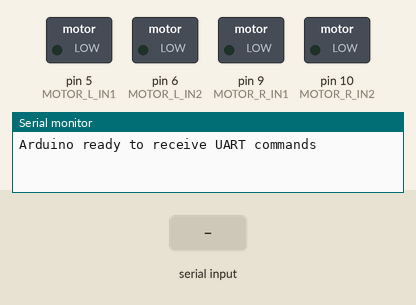
This sketch was run on a simulated Arduino Uno, built with avr-gcc and run on an emulated ATmega328P. On the bench: switched loads named in the sketch (green lamp = pin HIGH), the last lines printed to the serial monitor. The inputs (shaded band) are chosen by the test bench.

Above: at 1.2 s.
1.3 s: "f" received over Serial
At 2.5 s:
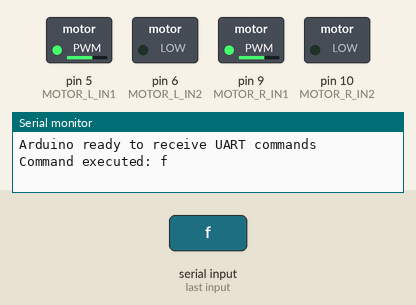
2.8 s: "b" received over Serial
At 3.7 s:
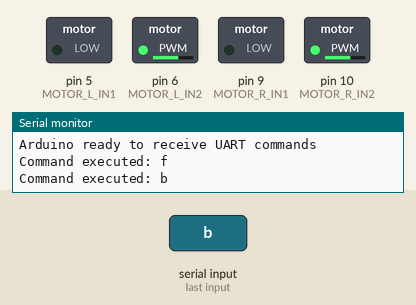
4.3 s: "l" received over Serial
At 4.8 s:
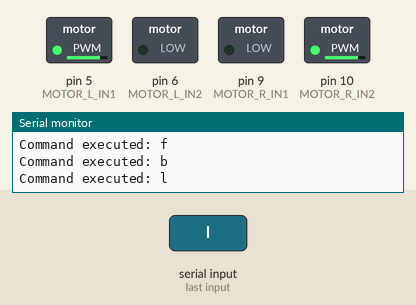
5.8 s: "r" received over Serial
At 7.0 s:
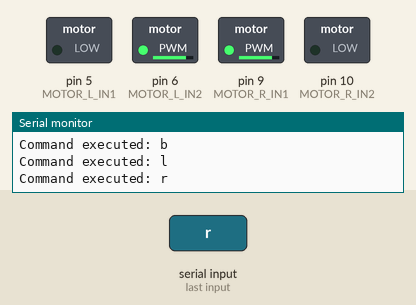
7.3 s: "t" received over Serial
At 8.3 s:
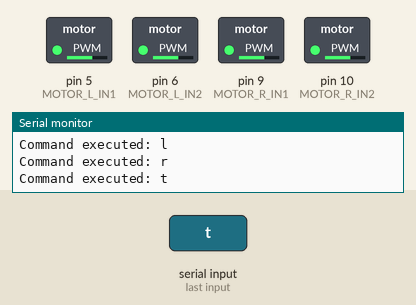
Timing chart, 0 to 9.8 s (numbered marks = the images above; inputs shaded):
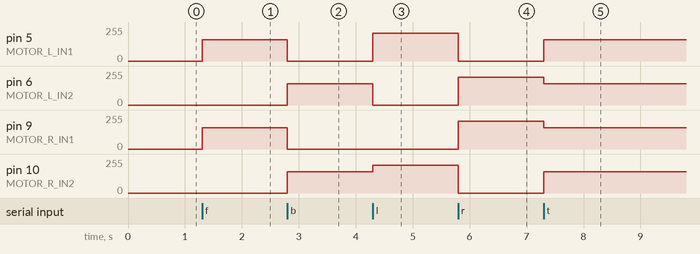

Measured:
- after the input at 1.3 s, pin 5 (MOTOR_L_IN1), pin 9 (MOTOR_R_IN1): 0/255 → 160/255 at once
- after the input at 2.8 s, pin 5 (MOTOR_L_IN1), pin 9 (MOTOR_R_IN1): 160/255 → 0/255 at once; pin 6 (MOTOR_L_IN2), pin 10 (MOTOR_R_IN2): 0/255 → 160/255 at once
- after the input at 4.3 s, pin 5 (MOTOR_L_IN1): 0/255 → 210/255 at once; pin 6 (MOTOR_L_IN2): 160/255 → 0/255 at once; pin 10 (MOTOR_R_IN2): 160/255 → 210/255 at once
- after the input at 5.8 s, pin 5 (MOTOR_L_IN1), pin 10 (MOTOR_R_IN2): 210/255 → 0/255 at once; pin 6 (MOTOR_L_IN2), pin 9 (MOTOR_R_IN1): 0/255 → 210/255 at once
- after the input at 7.3 s, pin 5 (MOTOR_L_IN1), pin 10 (MOTOR_R_IN2): 0/255 → 160/255 at once; pin 6 (MOTOR_L_IN2), pin 9 (MOTOR_R_IN1): 210/255 → 160/255 at once

The sketch:

motor_driver_pi_integration.ino
```cpp
// Motor control pins

/** availabel arduino r3 pwm pins(six total): 3 5 6 9 10 11

/**
 * birds eye view Six-wheel Schematic Layout
 *  [front of robot]
 * +-----+    +-----+
 * |     |    |     |
 * |  L1 |    |  R1 |
 * |     |    |     |
 * +-----+    +-----+
 *
 * +-----+    +-----+
 * |     |    |     |
 * |  L2 |    |  R2 |
 * |     |    |     |
 * +-----+    +-----+
 *
 * +-----+    +-----+
 * |     |    |     |
 * |  L3 |    |  R3 |
 * |     |    |     |
 * +-----+    +-----+
 *
 * Legend:
 * L1-L3: Left wheels (top to bottom)
 * R1-R3: Right wheels (top to bottom)
 */

// IMPORTANT: need servos connected to system, until then, will implement skid steering
// all left wheels L1-L3 will be assigned L, and R1 - R3 will be R

const int MOTOR_L_IN1 = 5; // PWM pin
const int MOTOR_L_IN2 = 6; // PWM pin

const int MOTOR_R_IN1 = 9;  // PWM pin
const int MOTOR_R_IN2 = 10; // PWM pin

// Speed settings (0-255)
const int DEFAULT_SPEED = 160;
const int TURN_SPEED = 210;

void setup()
{
  // Start UART communication at 9600 baud
  Serial.begin(9600);

  // Set up motor control pins
  pinMode(MOTOR_L_IN1, OUTPUT);
  pinMode(MOTOR_L_IN2, OUTPUT);
  pinMode(MOTOR_R_IN1, OUTPUT);
  pinMode(MOTOR_R_IN2, OUTPUT);

  // Initially stop motors
  stopMotors();

  Serial.println("Arduino ready to receive UART commands");
}

void loop()
{
  // Check for incoming UART data
  if (Serial.available() > 0)
  {
    char command = Serial.read(); // Read one character
    executeCommand(command);
    Serial.print("Command executed: ");
    Serial.println(command);
  }
}

// Execute motor commands
void executeCommand(char command)
{
  switch (command)
  {
  case 'f':
    forward();
    break;
  case 'b':
    backward();
    break;
  case 'l':
    left();
    break;
  case 'r':
    right();
    break;
  case 's':
    stopMotors();
    break;
  case 't':
    brakeMotors();
    break;
  default:
    break; // Ignore unknown commands
  }
}

// H-Bridge Motor Controller - Single Motor Control (HW 254 is our model that uses an h bridge)

// - You provide high-level commands (direction and speed)
// - The microcontroller converts these into just two binary outputs (IN1 and IN2)
// - The H-bridge driver circuit takes these two signals and internally handles the activation of all four switches
// - Each combination of these two signals creates a different current flow pattern through
//   the four switches of the H-bridge, determining how current flows through the motor
//   or if it flows at all.
// - The IN recieves PWM signals over pins from arduino
// - Each HW 254 contains two motor control modules (thus IN1 IN2 for motor A, and IN3 IN4 for motor B)

// IN1  IN2  |  Motor State
// ---------------------
// 1    0    |  FORWARD (may be reversed, it's based of current direction, will always spin opposite of REVERSE)
// 0    1    |  REVERSE (may be reversed, it's based of current direction, will always spin opposite of FORWARD)
// 1    1    |  BRAKE
// 0    0    |  OFF (Coast)

// 1 = HIGH/ON (3.3V or 5V), 0 = LOW/OFF (0V or ground)

// Motor control functions

void forward()
{
  // Motors recieve a (IN1=1, IN2=0) signal, which is a FORWARD output as per above comments

  // Right motors go FORWARD
  analogWrite(MOTOR_R_IN1, DEFAULT_SPEED);
  analogWrite(MOTOR_R_IN2, 0);

  // Left Motors go FORWARD
  analogWrite(MOTOR_L_IN1, DEFAULT_SPEED);
  analogWrite(MOTOR_L_IN2, 0);
}

void backward()
{
  // Motors recieve a (IN1=0, IN2=1) signal, which is a FORWARD output as per above comments

  // Right motors go REVERSE
  analogWrite(MOTOR_R_IN1, 0);
  analogWrite(MOTOR_R_IN2, DEFAULT_SPEED);

  // Left Motors go REVERSE
  analogWrite(MOTOR_L_IN1, 0);
  analogWrite(MOTOR_L_IN2, DEFAULT_SPEED);
}

// right and left will be redefined when servos get integrated

void left()
{
  // Right motors go OFF
  analogWrite(MOTOR_R_IN1, 0);
  analogWrite(MOTOR_R_IN2, TURN_SPEED);

  // Left Motors go FORWARD
  analogWrite(MOTOR_L_IN1, TURN_SPEED);
  analogWrite(MOTOR_L_IN2, 0);
}

void right()
{
  // Right motors go FORWARD
  analogWrite(MOTOR_R_IN1, TURN_SPEED);
  analogWrite(MOTOR_R_IN2, 0);

  // Left Motors go REVERSE
  analogWrite(MOTOR_L_IN1, 0);
  analogWrite(MOTOR_L_IN2, TURN_SPEED);
}

void stopMotors()
{
  // Right motors go OFF
  analogWrite(MOTOR_R_IN1, 0);
  analogWrite(MOTOR_R_IN2, 0);

  // Left Motors go OFF
  analogWrite(MOTOR_L_IN1, 0);
  analogWrite(MOTOR_L_IN2, 0);
}

void brakeMotors()
{
  // Right Motors go BRAKE
  analogWrite(MOTOR_R_IN1, DEFAULT_SPEED);
  analogWrite(MOTOR_R_IN2, DEFAULT_SPEED);
  // Left Motors go BRAKE
  analogWrite(MOTOR_L_IN1, DEFAULT_SPEED);
  analogWrite(MOTOR_L_IN2, DEFAULT_SPEED);
}
```
